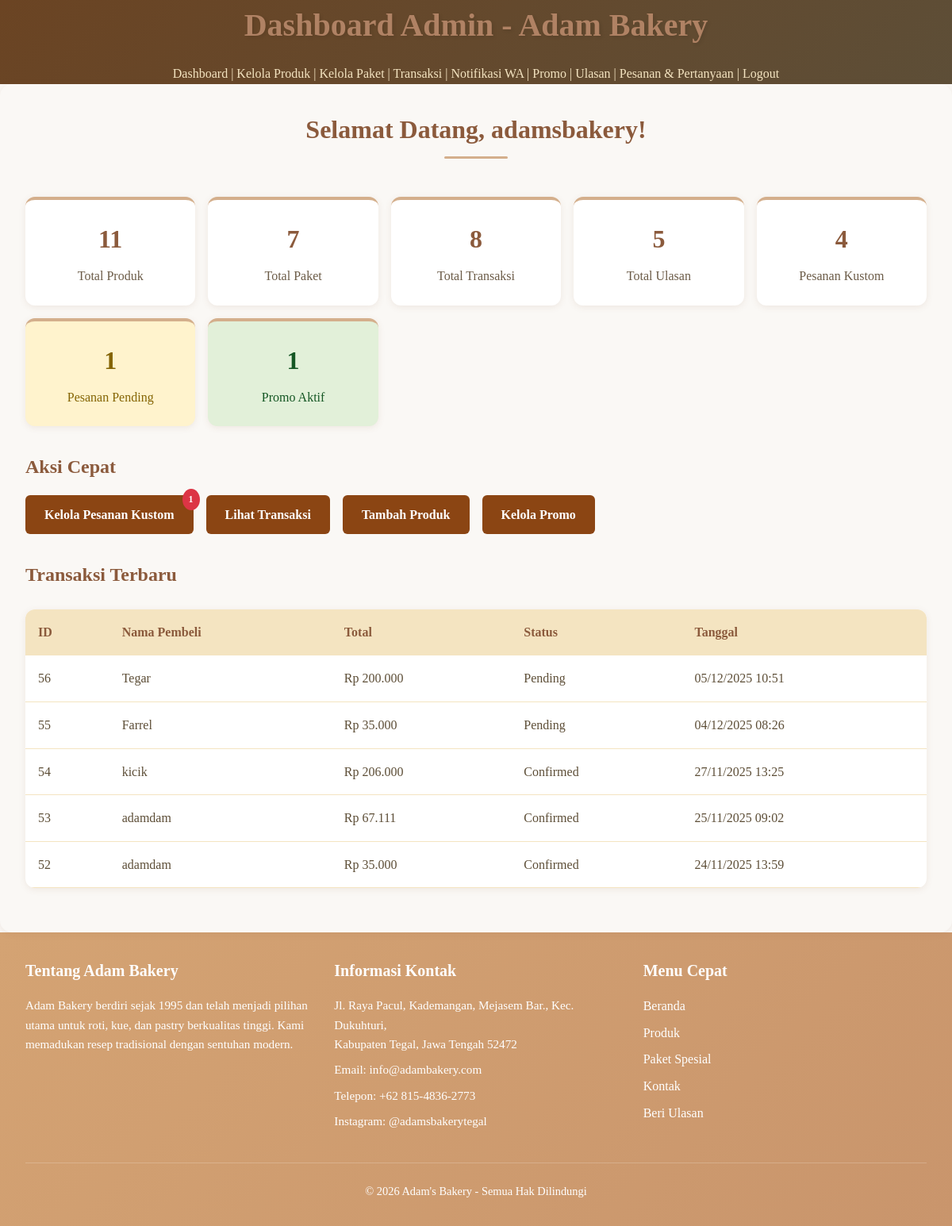
/admin/dashboard.php (signed in), run on an earlier commit of the app's database.
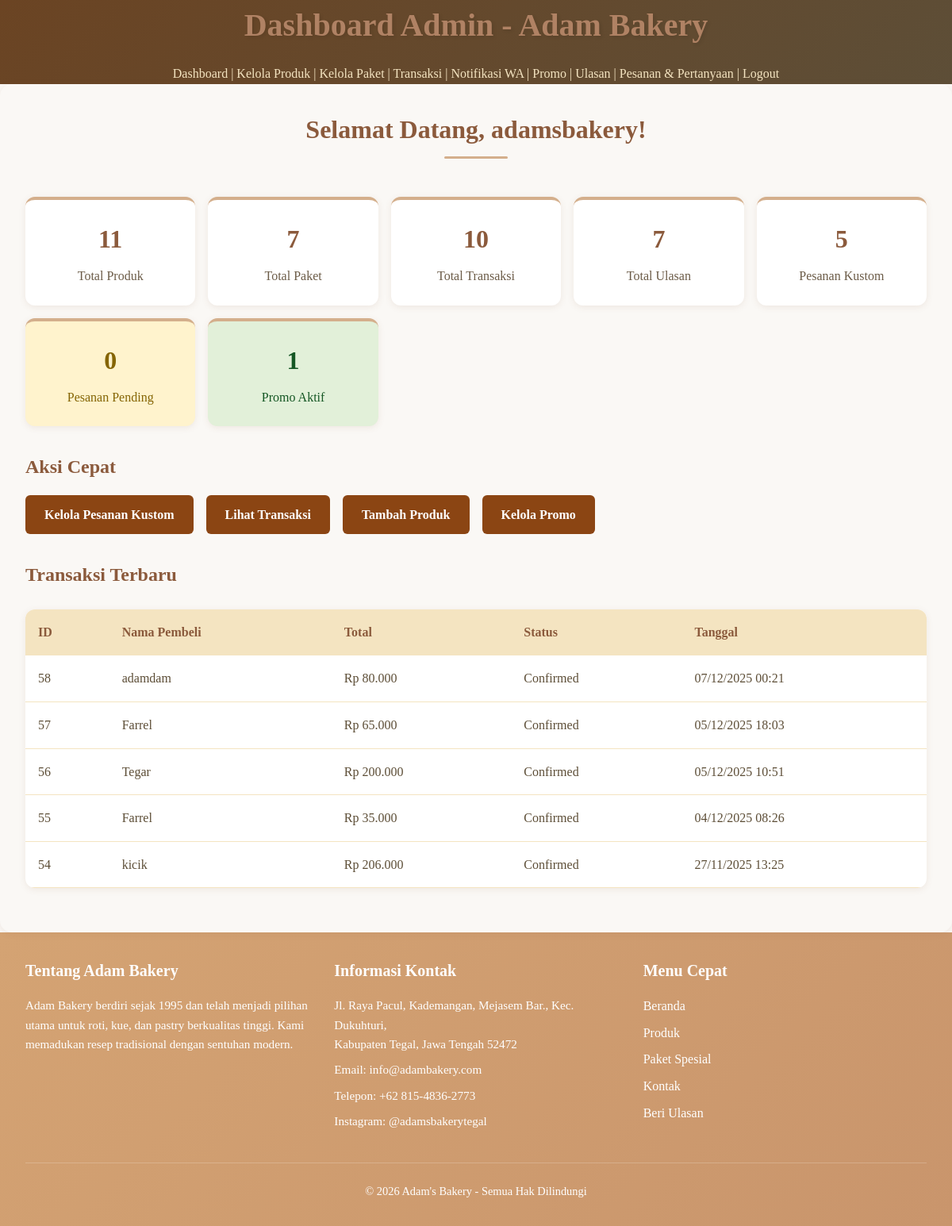
And on a later commit of the database.
### tables this page shows
CREATE TABLE `transactions` (
  `id` int(11) NOT NULL AUTO_INCREMENT,
  `nama_pembeli` varchar(255) NOT NULL,
  `email` varchar(255) NOT NULL,
  `phone` varchar(20) DEFAULT NULL,
  `alamat` text DEFAULT NULL,
  `total_amount` decimal(10,2) NOT NULL,
  `payment_method` enum('transfer_bank') DEFAULT 'transfer_bank',
  `bank_name` varchar(100) DEFAULT NULL,
  `account_name` varchar(255) DEFAULT NULL,
  `account_number` varchar(50) DEFAULT NULL,
  `transfer_amount` decimal(10,2) DEFAULT NULL,
  `transfer_proof` varchar(255) DEFAULT NULL,
  `status` enum('pending','confirmed','cancelled') DEFAULT 'pending',
  `created_at` timestamp NOT NULL DEFAULT current_timestamp(),
  `updated_at` timestamp NOT NULL DEFAULT current_timestamp() ON UPDATE current_timestamp(),
  `customer_id` int(11) DEFAULT NULL,
  `bukti_pembayaran` varchar(255) DEFAULT NULL COMMENT 'bukti pembayaran',
  `admin_notified_at` timestamp NULL DEFAULT NULL COMMENT 'Waktu notifikasi admin dikirim',
  `admin_notified_status` enum('pending','sent','failed') DEFAULT 'pending' COMMENT 'Status pengiriman notifikasi ke admin (pending/sent/failed)',
  `admin_notifications_disabled` tinyint(1) DEFAULT 0,
  PRIMARY KEY (`id`),
  KEY `idx_transaction_customer` (`customer_id`),
  CONSTRAINT `transactions_ibfk_1` FOREIGN KEY (`customer_id`) REFERENCES `customer_users` (`id`) ON DELETE SET NULL
);

### admin/dashboard.php (the view, shortened to what this page needs)
<?php
include '../backend/db.php';
$stats = [];
$result = $conn->query("SELECT COUNT(*) as count FROM products");
$stats['products'] = $result->fetch_assoc()['count'];
$result = $conn->query("SELECT COUNT(*) as count FROM packages");
$stats['packages'] = $result->fetch_assoc()['count'];
$result = $conn->query("SELECT COUNT(*) as count FROM transactions");
$stats['transactions'] = $result->fetch_assoc()['count'];
$result = $conn->query("SELECT COUNT(*) as count FROM reviews");
$stats['reviews'] = $result->fetch_assoc()['count'];
$result = $conn->query("SELECT COUNT(*) as count FROM kontak WHERE jenis_kontak = 'custom_order'");
$stats['custom_orders'] = $result->fetch_assoc()['count'];
$result = $conn->query("SELECT COUNT(*) as count FROM kontak WHERE jenis_kontak = 'custom_order' AND status = 'pending'");
$stats['pending_custom_orders'] = $result->fetch_assoc()['count'];
$result = $conn->query("SELECT COUNT(*) as count FROM promos");
$stats['promos'] = $result->fetch_assoc()['count'];
$recent_transactions = $conn->query("SELECT * FROM transactions ORDER BY created_at DESC LIMIT 5");
?>
<!DOCTYPE html>
<html lang="id">
<head>
    <link rel="stylesheet" href="/assets/css/style.css">
</head>
<body>
<header class="admin-header">
    <h1>Dashboard Admin - Adam Bakery</h1>
    <nav class="admin-nav">
        <a href="dashboard.php">Dashboard</a> |
        <a href="manage_products.php">Kelola Produk</a> |
        <a href="manage_packages.php">Kelola Paket</a> |
        <a href="view_transactions.php">Transaksi</a> |
        <a href="wa_notifications.php">Notifikasi WA</a> |
        <a href="admin_promos.php">Promo</a> |
        <a href="view_reviews.php">Ulasan</a> |
        <a href="view_custom_orders.php">Pesanan & Pertanyaan</a> |
        <a href="logout.php">Logout</a>
    </nav>
</header>
<main>
    <h2>Selamat Datang, <?php echo $_SESSION['admin_username']; ?>!</h2>
    <div class="stats-grid">
        <div class="stat-card">
            <div class="stat-number"><?php echo $stats['products']; ?></div>
            <div class="stat-label">Total Produk</div>
        </div>
        <div class="stat-card">
            <div class="stat-number"><?php echo $stats['packages']; ?></div>
            <div class="stat-label">Total Paket</div>
        </div>
        <div class="stat-card">
            <div class="stat-number"><?php echo $stats['transactions']; ?></div>
            <div class="stat-label">Total Transaksi</div>
        </div>
        <div class="stat-card">
            <div class="stat-number"><?php echo $stats['reviews']; ?></div>
            <div class="stat-label">Total Ulasan</div>
        </div>
        <div class="stat-card">
            <div class="stat-number"><?php echo $stats['custom_orders']; ?></div>
            <div class="stat-label">Pesanan Kustom</div>
        </div>
        <div class="stat-card" style="background-color: #fff3cd;">
            <div class="stat-number" style="color: #856404;"><?php echo $stats['pending_custom_orders']; ?></div>
            <div class="stat-label" style="color: #856404;">Pesanan Pending</div>
        </div>
        <div class="stat-card" style="background-color: #e2f0d9; cursor: pointer;" onclick="window.location.href='admin_promos.php'">
            <div class="stat-number" style="color: #155724;"><?php echo $stats['promos']; ?></div>
            <div class="stat-label" style="color: #155724;">Promo Aktif</div>
        </div>
    </div>
    <div style="margin: 2rem 0;">
        <h3>Aksi Cepat</h3>
        <div style="display: flex; gap: 1rem; flex-wrap: wrap;">
            <a href="view_custom_orders.php" class="quick-action-btn">
                Kelola Pesanan Kustom
                <?php if ($stats['pending_custom_orders'] > 0): ?>
                    <span class="badge"><?php echo $stats['pending_custom_orders']; ?></span>
                <?php endif; ?>
            </a>
            <a href="view_transactions.php" class="quick-action-btn">Lihat Transaksi</a>
            <a href="manage_products.php" class="quick-action-btn">Tambah Produk</a>
            <a href="admin_promos.php" class="quick-action-btn">Kelola Promo</a>
        </div>
    </div>
    <h3>Transaksi Terbaru</h3>
    <table>
        <thead>
            <tr>
                <th>ID</th>
                <th>Nama Pembeli</th>
                <th>Total</th>
                <th>Status</th>
                <th>Tanggal</th>
            </tr>
        </thead>
        <tbody>
            <?php while ($transaction = $recent_transactions->fetch_assoc()): ?>
            <tr>
                <td><?php echo $transaction['id']; ?></td>
                <td><?php echo $transaction['nama_pembeli']; ?></td>
                <td>Rp <?php echo number_format($transaction['total_amount'], 0, ',', '.'); ?></td>
                <td><?php echo ucfirst($transaction['status'] ?? 'pending'); ?></td>
                <td><?php echo date('d/m/Y H:i', strtotime($transaction['created_at'])); ?></td>
            </tr>
            <?php endwhile; ?>
        </tbody>
    </table>
</main>
<?php include '../includes/footer.php'; ?>

What changed in the data, as far as the page shows it:
no longer on this page (row unchanged): transactions: id "53", nama_pembeli "adamdam", total_amount "67.111", status "Confirmed", created_at "25/11/2025 09:02"
no longer on this page (row unchanged): transactions: id "52", nama_pembeli "adamdam", total_amount "35.000", status "Confirmed", created_at "24/11/2025 13:59"
added transactions: id "58", nama_pembeli "adamdam", total_amount "80.000", status "Confirmed", created_at "07/12/2025 00:21"
added transactions: id "57", nama_pembeli "Farrel", total_amount "65.000", status "Confirmed", created_at "05/12/2025 18:03"
changed transactions "Tegar": status "Pending" → "Confirmed"
changed transactions id 55: status "Pending" → "Confirmed"
Also different on the page:
$stats['transactions']: "8" → "10"
$stats['reviews']: "5" → "7"
$stats['custom_orders']: "4" → "5"
$stats['pending_custom_orders']: "1" → "0"
$stats['pending_custom_orders']: "1" → (not shown)
